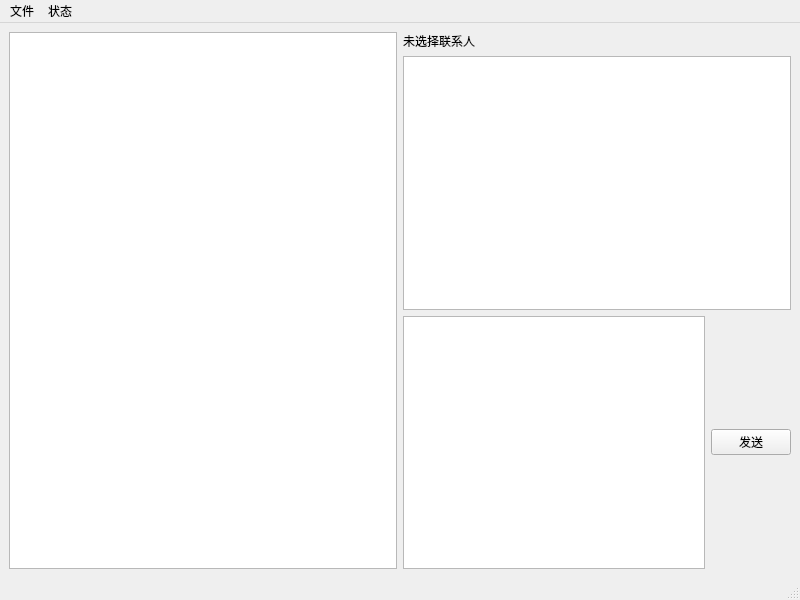
<?xml version="1.0" encoding="UTF-8"?>
<ui version="4.0">
 <class>MainWindow</class>
 <widget class="QMainWindow" name="MainWindow">
  <property name="geometry">
   <rect>
    <x>0</x>
    <y>0</y>
    <width>800</width>
    <height>600</height>
   </rect>
  </property>
  <property name="windowTitle">
   <string>局域网通讯工具</string>
  </property>
  <!-- 核心中央窗口 -->
  <widget class="QWidget" name="centralwidget">
   <layout class="QHBoxLayout" name="horizontalLayout">
    <!-- 左侧联系人列表 -->
    <item>
     <widget class="QListWidget" name="contactListWidget">
      <property name="minimumSize">
       <size>
        <width>200</width>
        <height>0</height>
       </size>
      </property>
     </widget>
    </item>
    <!-- 右侧聊天区域 -->
    <item>
     <layout class="QVBoxLayout" name="verticalLayout">
      <!-- 联系人标题 -->
      <item>
       <widget class="QLabel" name="lblCurrentContact">
        <property name="text">
         <string>未选择联系人</string>
        </property>
       </widget>
      </item>
      <!-- 聊天显示区域 -->
      <item>
       <widget class="QTextEdit" name="messageDisplayWidget">
        <property name="readOnly">
         <bool>true</bool>
        </property>
       </widget>
      </item>
      <!-- 消息输入+发送按钮 -->
      <item>
       <layout class="QHBoxLayout" name="horizontalLayout_2">
        <item>
         <widget class="QTextEdit" name="txtMessage"/>
        </item>
        <item>
         <widget class="QPushButton" name="btnSend">
          <property name="text">
           <string>发送</string>
          </property>
         </widget>
        </item>
       </layout>
      </item>
     </layout>
    </item>
   </layout>
  </widget>
  <!-- 简化菜单栏（完全符合Qt原生格式） -->
  <widget class="QMenuBar" name="menubar">
   <property name="geometry">
    <rect>
     <x>0</x>
     <y>0</y>
     <width>800</width>
     <height>22</height>
    </rect>
   </property>
   <!-- 文件菜单 -->
   <widget class="QMenu" name="menuFile">
    <property name="title">
     <string>文件</string>
    </property>
    <addaction name="actionSettings"/>
    <addaction name="actionUserRadar"/>
    <addaction name="actionExit"/>
   </widget>
   <!-- 状态菜单 -->
   <widget class="QMenu" name="menuStatus">
    <property name="title">
     <string>状态</string>
    </property>
    <addaction name="actionOnline"/>
    <addaction name="actionDoNotDisturb"/>
    <addaction name="actionInvisible"/>
   </widget>
   <!-- 菜单关联 -->
   <addaction name="menuFile"/>
   <addaction name="menuStatus"/>
  </widget>
  <!-- 状态栏 -->
  <widget class="QStatusBar" name="statusbar"/>
  <!-- 动作定义（极简版） -->
  <action name="actionSettings">
   <property name="text">
    <string>设置</string>
   </property>
  </action>
  <action name="actionUserRadar">
   <property name="text">
    <string>用户雷达</string>
   </property>
  </action>
  <action name="actionExit">
   <property name="text">
    <string>退出</string>
   </property>
  </action>
  <action name="actionOnline">
   <property name="text">
    <string>在线</string>
   </property>
   <property name="checkable">
    <bool>true</bool>
   </property>
  </action>
  <action name="actionDoNotDisturb">
   <property name="text">
    <string>勿扰</string>
   </property>
   <property name="checkable">
    <bool>true</bool>
   </property>
  </action>
  <action name="actionInvisible">
   <property name="text">
    <string>隐身</string>
   </property>
   <property name="checkable">
    <bool>true</bool>
   </property>
  </action>
 </widget>
 <!-- 无资源文件 -->
 <resources/>
 <!-- 核心信号槽 -->
 <connections>
  <connection>
   <sender>btnSend</sender>
   <signal>clicked()</signal>
   <receiver>MainWindow</receiver>
   <slot>on_btnSend_clicked()</slot>
  </connection>
 </connections>
</ui>
